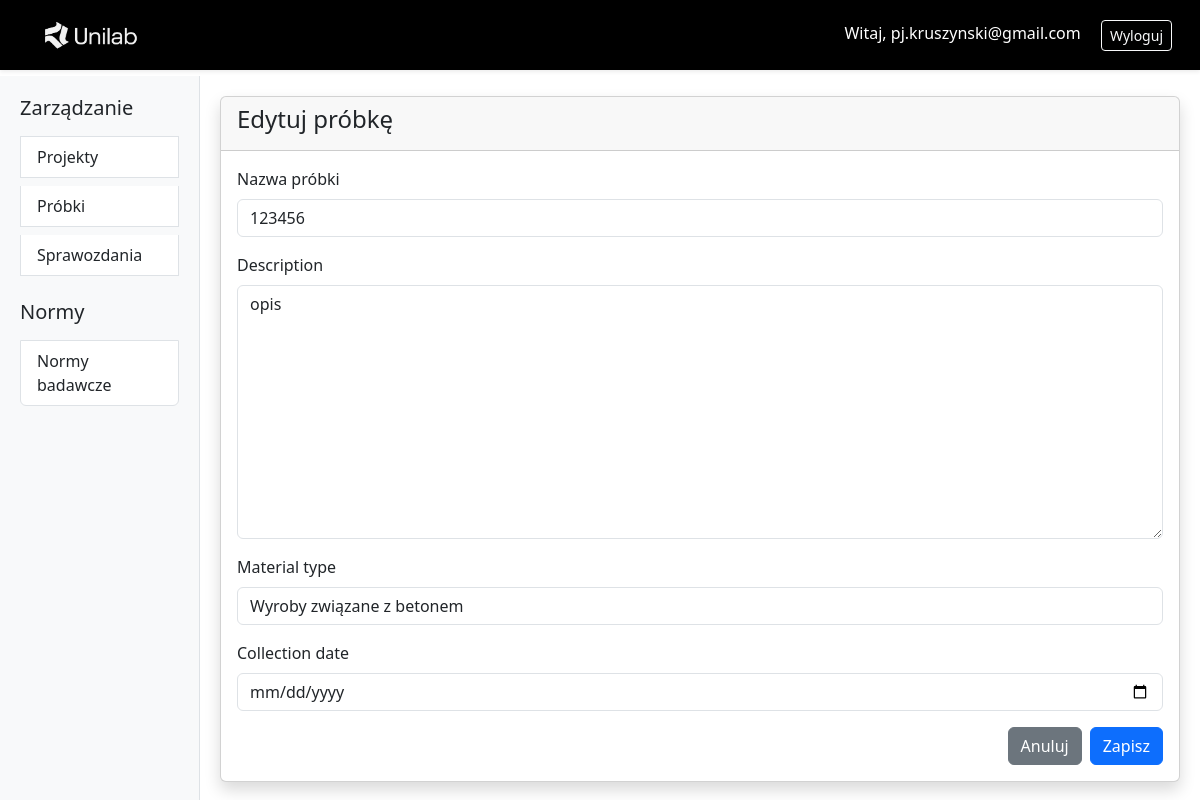
Screenshot of /samples/10/edit/ (signed in) with the database file from the repository.
### users/models.py (models this page shows, shortened)
class User(AbstractUser):
    username = None
    email = models.EmailField(unique=True)
    USERNAME_FIELD = 'email'
    REQUIRED_FIELDS = ['first_name', 'last_name']
    USER_TYPE_CHOICES = [
        ('personal', 'Personal'),
        ('company', 'Company')
    ]
    user_type = models.CharField(
        max_length=8, choices=USER_TYPE_CHOICES,
        default='personal'
    )
    company_name = models.CharField(max_length=255, blank=True, null=True)
    company_address = models.CharField(max_length=255, blank=True, null=True)
    tax_id = models.CharField(
        max_length=10, blank=True, null=True,
        validators=[validate_nip], verbose_name="NIP"
    )
    objects = UserManager()

### projects/models.py (models this page shows, shortened)
class Sample(models.Model):
    class MaterialType(models.TextChoices):
        UNSELECTED = "UNS", "Niewybrany"
        CONCRETE = "CON", "Wyroby związane z betonem"
        EXTERIOR_FACADE = "EXF", "Elewacje zewnętrzne"
        SPORTS_SURFACE = "SPS", "Nawierzchnie sportowe"
        PULL_OFF = "OFF", "Testy pull-off"
        WALLPAPER = "WAP", "Tapety"
        SYNTHETIC_TURF = "SYT", "Darń syntetyczna"
        PLASTER_AND_ADHESIVES = "PLA", "Tynk i kleje"
        CONCRETE_PREFABRICATED = "CPR", "Wyroby prefabrykowane z betonu"
        FLOOR_COVERING = "FLC", "Wykładziny podłogowe"
        SANITARY_PRODUCT = "SAN", "Wyroby sanitarne"
        EXTERIOR_SHUTTERS = "EXS", "Zasłony i żaluzje zewnętrzne"
    name = models.CharField("Nazwa próbki", max_length=50)
    description = models.TextField(null=True, blank=True)
    material_type = models.CharField(max_length=3, choices=MaterialType.choices, default=MaterialType.UNSELECTED, validators=[validate_material_type])
    collection_date = models.DateField(null=True, blank=True)
    class Meta:
        verbose_name = _("Próbka")
        verbose_name_plural = _("Próbki")
        ordering = ['-collection_date']

### projects/views.py (the view, shortened to what this page needs)
class SampleUpdateView(PermissionRequiredMixin, LoginRequiredMixin, UpdateView):
    model = Sample
    form_class = SampleForm
    template_name = 'sample_form.html'
    success_url = reverse_lazy('sample_list')
    permission_required = 'projects.update_sample'
    def get_form_kwargs(self):
        kwargs = super().get_form_kwargs()
        kwargs['user'] = self.request.user
        return kwargs

### projects/forms.py
class SampleForm(forms.ModelForm):
    class Meta:
        model = Sample
        fields = ['name', 'description', 'material_type', 'collection_date']
        widgets = {
            'collection_date': forms.DateInput(attrs={'type': 'date'}),
        }
    def __init__(self, *args, **kwargs):
        user = kwargs.pop('user')
        super().__init__(*args, **kwargs)

### projects/templates/sample_form.html (shortened to what this page needs)
{% extends "base.html" %}
{% load widget_tweaks %}
{% block content %}
<div class="card shadow">
  <div class="card-header">
    <h4>{% if object %}Edytuj próbkę{% else %}Nowa próbka{% endif %}</h4>
  </div>
  <div class="card-body">
    <form method="post">
      {% for field in form %}
        <div class="mb-3">
          <label class="form-label">{{ field.label }}</label>
          {% render_field field class="form-control" %}
        </div>
      {% endfor %}
      <div class="d-flex justify-content-end">
        <a href="{% url 'sample_list' %}" class="btn btn-secondary">Anuluj</a>
        <button type="submit" class="btn btn-primary ms-2">Zapisz</button>
      </div>
    </form>
  </div>
</div>
{% endblock %}

### projects/templates/base.html (shortened to what this page needs)
{% load static %}
<!DOCTYPE html>
<html lang="pl">
<head>
  <link rel="stylesheet" href="https://cdn.jsdelivr.net/npm/bootstrap@5.3.0/dist/css/bootstrap.min.css">
</head>
<body>
  <nav class="navbar navbar-expand-lg navbar-custom shadow-sm fixed-top">
    <div class="container-fluid">
      <a class="navbar-brand" href="{% url 'project_list' %}">
        <img src="{% static 'users/images/logo_jasne.png' %}" alt="Logo" height="60">
      </a>
      <div class="ml-auto">
        <span class="navbar-text text-white me-3">
          <a href="{% url 'user_profile' %}" class="text-white text-decoration-none">
            Witaj, {{ request.user.email }}
          </a>
        </span>
        <a href="{% url 'logout' %}" class="btn btn-outline-light btn-sm">Wyloguj</a>
      </div>
    </div>
  </nav>
  <div class="container-fluid" style="margin-top: 76px;">
    <div class="row">
      <div class="col-md-3 col-lg-2 sidebar d-md-block">
        <div class="list-group">
          <h5 class="mb-3">Zarządzanie</h5>
          <a href="{% url 'project_list' %}" class="list-group-item list-group-item-action">
            Projekty
          </a>
          <a href="{% url 'sample_list' %}" class="list-group-item list-group-item-action mt-2">
            Próbki
          </a>
          <a href="{% url 'report_list' %}" class="list-group-item list-group-item-action mt-2">
            Sprawozdania
          </a>
          <h5 class="mt-4 mb-3">Normy</h5>
          <a href="{% url 'standard_list' %}" class="list-group-item list-group-item-action">
            Normy badawcze
          </a>
        </div>
      </div>
      <main class="col-md-9 col-lg-10 main-content">
        {% block content %}
        {% endblock %}
      </main>
    </div>
  </div>
</body>
</html>

### projects/templates/base.html (style rules this page uses)
.sidebar { height: calc(100vh - 76px); background-color: #f8f9fa; border-right: 1px solid #dee2e6; padding: 20px; overflow-y: auto; }
.main-content { padding: 20px; overflow-y: auto; }
.navbar-custom { background-color: #000000; padding: 0 1rem; }

### rows the page displays
User: user.email "pj.kruszynski@gmail.com"
Sample: name "123456" "opis" "Wyroby związane z betonem"

### other values shown
{{ field.label }} "Nazwa próbki" "Description" "Material type" "Collection date"
